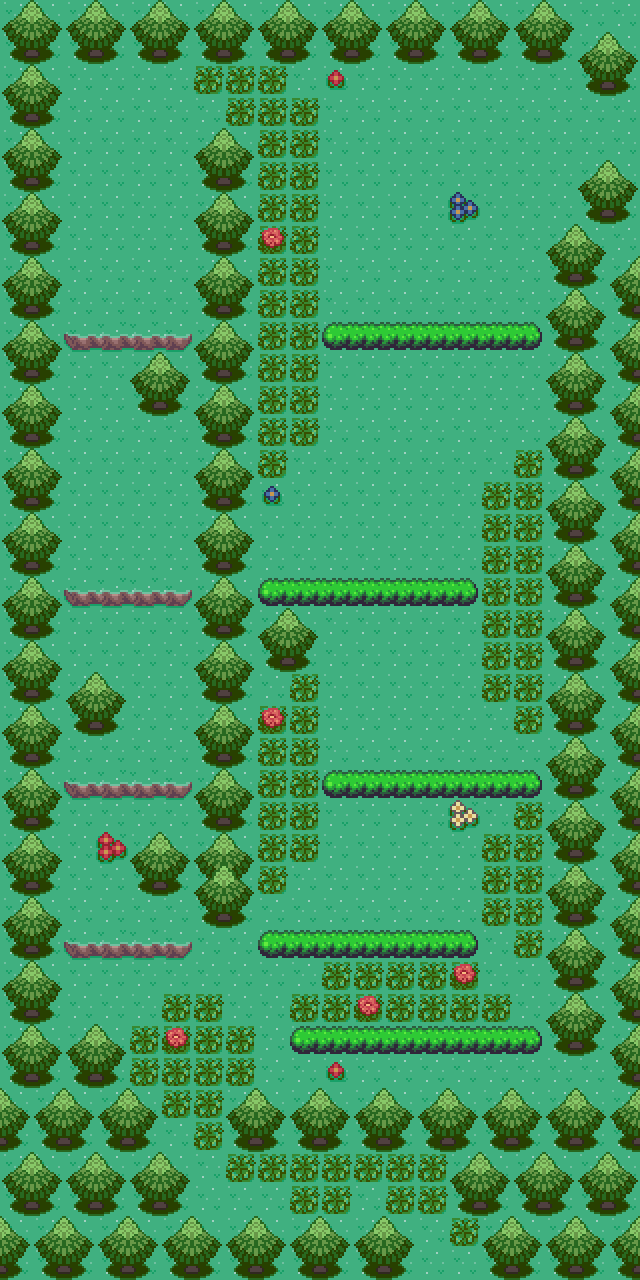

Below is a game level as drawn by its tile map, then a one-line description and the .tmx that defines it (tile-layer data replaced by summaries):
An orthogonal 20x40 tile map with 32x32 px tiles, 4 tile layers (Tile Layer 1, Tile Layer 2, Tile Layer 3, Above Player), 2 tilesets and 30 objects (23x collision, 7x event).

<map version="1.10" tiledversion="1.11.0" orientation="orthogonal" renderorder="right-down" compressionlevel="0" width="20" height="40" tilewidth="32" tileheight="32" infinite="0" nextlayerid="7" nextobjectid="39">
 <properties>
  <property name="edges" value="clamped" />
  <property name="map_type" value="route" />
  <property name="scenario" value="xero" />
  <property name="slug" value="route4" />
 </properties>
 <tileset firstgid="1" source="../gfx/tilesets/core_city_and_country.tsx" />
 <tileset firstgid="1441" source="../gfx/tilesets/core_outdoor.tsx" />
 <layer id="1" name="Tile Layer 1" width="20" height="40">
  <data>[800 cells, 800 non-empty, 1 distinct tile ids]</data>
 </layer>
 <layer id="2" name="Tile Layer 2" width="20" height="40">
  <data>[800 cells, 508 non-empty, 17 distinct tile ids]</data>
 </layer>
 <layer id="3" name="Tile Layer 3" width="20" height="40">
  <data>[800 cells, 4 non-empty, 4 distinct tile ids]</data>
 </layer>
 <layer id="4" name="Above Player" width="20" height="40">
  <data>[800 cells, 0 non-empty, 0 distinct tile ids]</data>
 </layer>
 <objectgroup color="#ff0000" id="4" name="Collisions">
  <object id="1" type="collision" x="0" y="0" width="64" height="1280" />
  <object id="2" type="collision" x="544" y="224" width="96" height="832" />
  <object id="3" type="collision" x="64" y="0" width="576" height="64" />
  <object id="4" type="collision" x="64" y="1216" width="352" height="64" />
  <object id="5" type="collision" x="64" y="1024" width="64" height="192" />
  <object id="6" type="collision" x="128" y="1152" width="64" height="64" />
  <object id="7" type="collision" x="128" y="1088" width="32" height="64" />
  <object id="8" type="collision" x="224" y="1088" width="416" height="64" />
  <object id="9" type="collision" x="608" y="1056" width="32" height="32" />
  <object id="10" type="collision" x="448" y="1152" width="192" height="64" />
  <object id="11" type="collision" x="480" y="1216" width="160" height="64" />
  <object id="12" type="collision" x="320" y="320" width="224" height="32" />
  <object id="13" type="collision" x="256" y="576" width="224" height="32" />
  <object id="14" type="collision" x="320" y="768" width="224" height="32" />
  <object id="15" type="collision" x="256" y="928" width="224" height="32" />
  <object id="16" type="collision" x="288" y="1024" width="256" height="32" />
  <object id="17" type="collision" x="192" y="128" width="64" height="800" />
  <object id="19" type="collision" x="128" y="832" width="64" height="64" />
  <object id="20" type="collision" x="128" y="352" width="64" height="64" />
  <object id="23" type="collision" x="64" y="672" width="64" height="64" />
  <object id="26" type="collision" x="576" y="160" width="64" height="64" />
  <object id="27" type="collision" x="576" y="64" width="64" height="32" />
  <object id="28" type="collision" x="256" y="608" width="64" height="64" />
 </objectgroup>
 <objectgroup color="#ffff00" id="5" name="Events">
  <object id="30" name="Play Music" type="event" x="0" y="0" width="32" height="32">
   <properties>
    <property name="act10" value="play_music music_the_wild_places" />
    <property name="cond10" value="not music_playing music_the_wild_places" />
   </properties>
  </object>
  <object id="31" name="Teleport to Route 3" type="event" x="416" y="1248" width="32" height="32">
   <properties>
    <property name="act10" value="transition_teleport player,route3.tmx,33,0,0.3" />
    <property name="act20" value="char_face player,down" />
    <property name="cond10" value="is char_at player" />
    <property name="cond20" value="is char_facing player,down" />
   </properties>
  </object>
  <object id="32" name="Teleport to Route 3" type="event" x="448" y="1248" width="32" height="32">
   <properties>
    <property name="act10" value="transition_teleport player,route3.tmx,34,0,0.3" />
    <property name="act20" value="char_face player,down" />
    <property name="cond10" value="is char_at player" />
    <property name="cond20" value="is char_facing player,down" />
   </properties>
  </object>
  <object id="33" name="Teleport to Flower City" type="event" x="608" y="96" width="32" height="32">
   <properties>
    <property name="act10" value="transition_teleport player,flower_city.tmx,0,4,0.3" />
    <property name="act20" value="char_face player,right" />
    <property name="cond10" value="is char_at player" />
    <property name="cond20" value="is char_facing player,right" />
   </properties>
  </object>
  <object id="35" name="Teleport to Flower City" type="event" x="608" y="128" width="32" height="32">
   <properties>
    <property name="act10" value="transition_teleport player,flower_city.tmx,0,5,0.3" />
    <property name="act20" value="char_face player,right" />
    <property name="cond10" value="is char_at player" />
    <property name="cond20" value="is char_facing player,right" />
   </properties>
  </object>
  <object id="37" name="Environment Day" type="event" x="32" y="0" width="32" height="32">
   <properties>
    <property name="act1" value="set_environment grass" />
    <property name="cond1" value="not time_is stage_of_day,equals,night" />
    <property name="cond2" value="not environment_is grass" />
   </properties>
  </object>
  <object id="38" name="Environment Night" type="event" x="64" y="0" width="32" height="32">
   <properties>
    <property name="act1" value="set_environment night_grass" />
    <property name="cond1" value="is time_is stage_of_day,equals,night" />
    <property name="cond2" value="not environment_is night_grass" />
   </properties>
  </object>
 </objectgroup>
</map>
